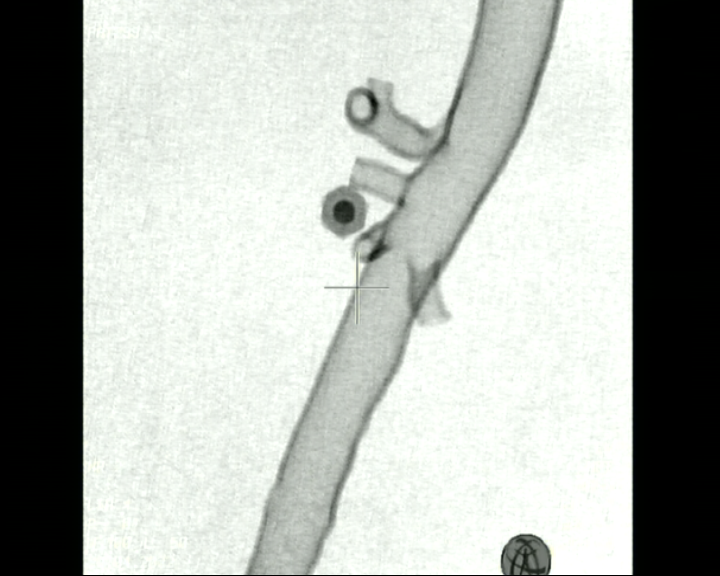
#> input picture data/raw/image_0001.png, 720 x 576 px
$ python -i watermarkremove.py   (imports and definitions only)
#> lines starting #> are read from the running program, lines starting #| are printed output that depends on the picture; after the words box and inside, x2 and y2 are one past the last pixel; in counts of white or black regions, pixels touching at a corner belong together
#> further down, picture is the input picture: shape (576, 720, 3); mean B, G, R 174, 179.2, 175
#!/usr/bin/env python3
import os

import cv2
import numpy as np


def xray_autocrop(image):
    gray = cv2.cvtColor(image, cv2.COLOR_BGR2GRAY)
    _, thresh = cv2.threshold(gray, 10, 255, cv2.THRESH_BINARY)
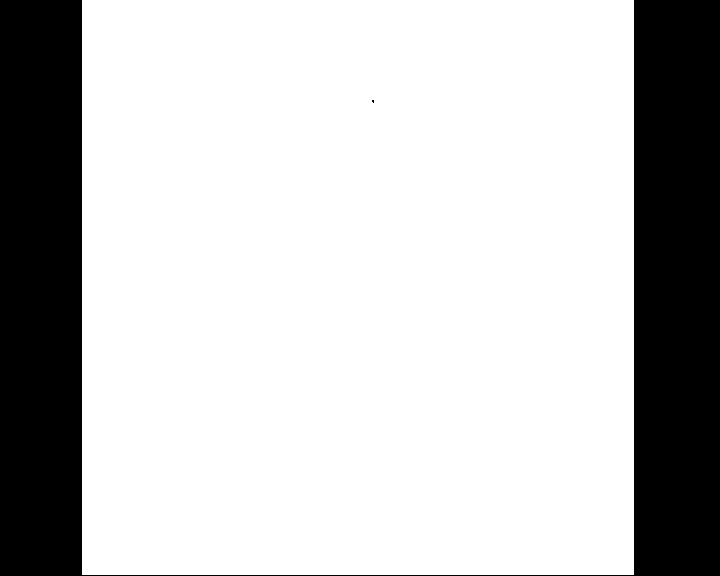
#> thresh: shape (576, 720); 76.5% white; 2 black regions (1 under 20 px), largest, box (x1, y1, x2, y2) and area: (0, 0, 720, 576) 97320
    contours, hierarchy = cv2.findContours(thresh, cv2.RETR_EXTERNAL, cv2.CHAIN_APPROX_SIMPLE)
#> contours = [[[82, 0], [82, 574], [633, 574], [633, 0]]]
    bboxes = [cv2.boundingRect(c) for c in contours]
#> bboxes = [(82, 0, 552, 575)]
    areas = [b[2] * b[3] for b in bboxes]
#> areas = [317400]
    bbox = bboxes[np.argmax(areas)]
#> bbox = (82, 0, 552, 575)
    x, y, w, h = bbox
#> x = 82; y = 0; w = 552; h = 575
    return gray[y:y + h, x:x + w]
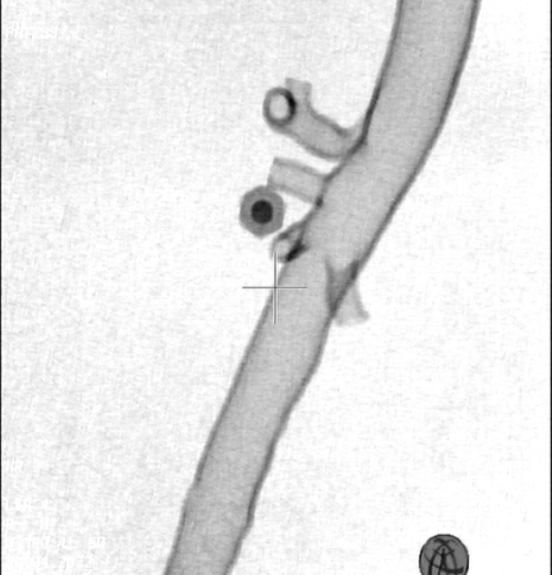
#> returned value: shape (575, 552); min 5, max 255, mean 231.6


def xray_remove_watermark(image_A, image_B):
    image_A = autocrop(image_A)
    image_B = autocrop(image_B)
    image_B_flip = cv2.flip(image_B, 1)
    h, w = image_B_flip.shape
    image_AB = np.zeros((h, w), np.uint8)
    image_AB[:, :w // 2] = image_A[:, :w // 2]
    image_AB[:, w // 2:] = image_B_flip[:, w // 2:]
    return image_AB


def main():
    previous = ''
    os.makedirs('no_watermark', exist_ok=True)
    for i, filename in enumerate(sorted(os.listdir('raw'))):
        if i % 2 == 0:
            previous = filename
            continue
        image_A = cv2.imread(os.path.join('raw', previous))
        image_B = cv2.imread(os.path.join('raw', filename))
        image_AB = remove_watermark(image_A, image_B)
        cv2.imwrite(f'no_watermark/image_{i // 2:04d}.png', image_AB)


# [2 lines not run here, left out]

>>> import cv2
>>> picture = cv2.imread('raw/image_0001.png')
>>> result = xray_autocrop(picture)

$ run again, on data/raw/image_0005.png
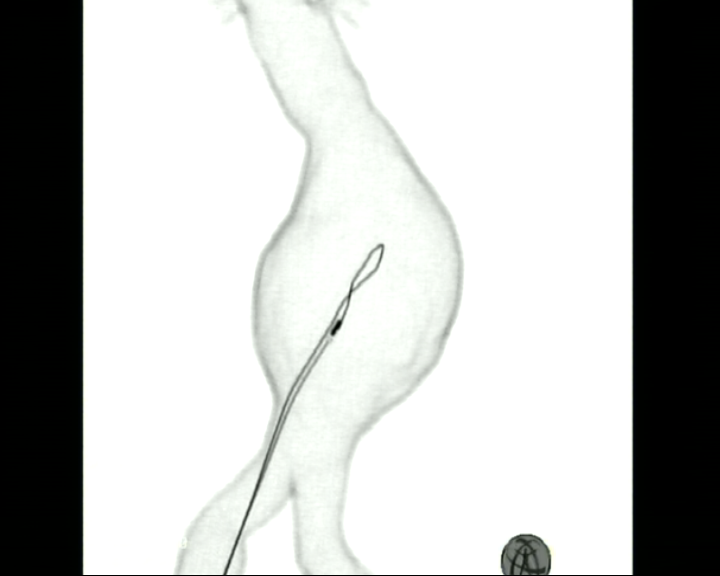
#> input picture data/raw/image_0005.png, 720 x 576 px
#> picture is the input picture: shape (576, 720, 3); mean B, G, R 189.5, 191.1, 189.8
#> in xray_autocrop, `_, thresh = cv2.threshold(gray, 10, 255, cv2.THRESH_BINARY)`:
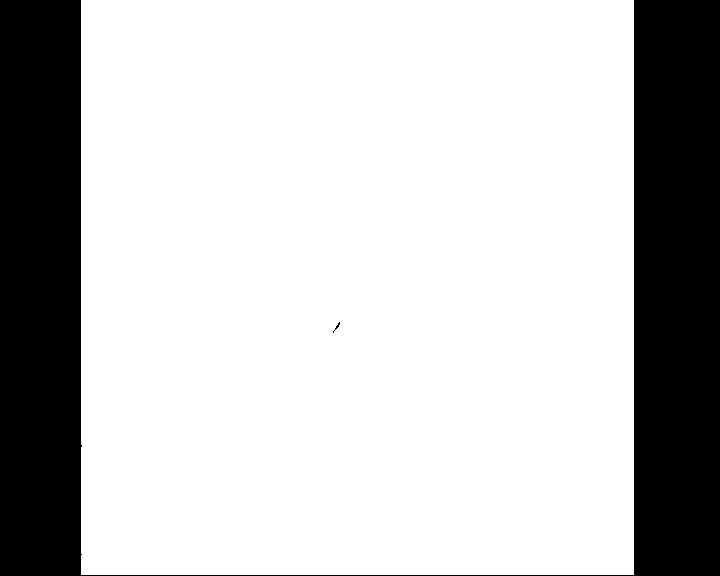
#> thresh: shape (576, 720); 76.7% white; 2 black regions (1 under 20 px)
#> contours = 1 contour; box (x1, y1, x2, y2) and area: (81, 0, 634, 575) 316845
#> bboxes = [(81, 0, 553, 575)]
#> areas = [317975]
#> bbox = (81, 0, 553, 575)
#> x = 81; y = 0; w = 553; h = 575
#> in xray_autocrop, `return gray[y:y + h, x:x + w]`:
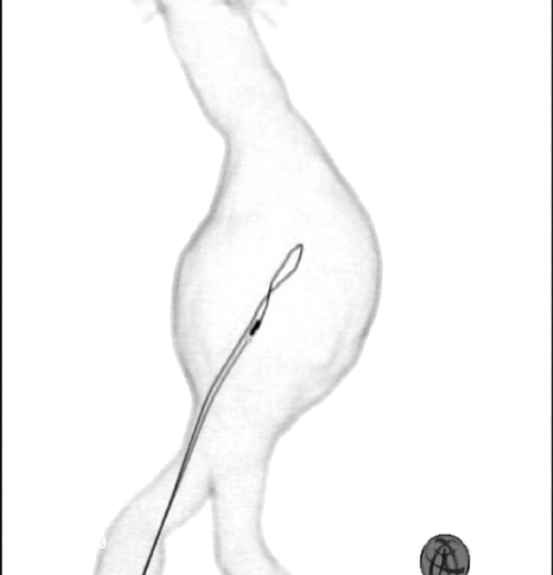
#> returned value: shape (575, 553); min 2, max 255, mean 248.3

$ run again, on data/raw/image_0006.png
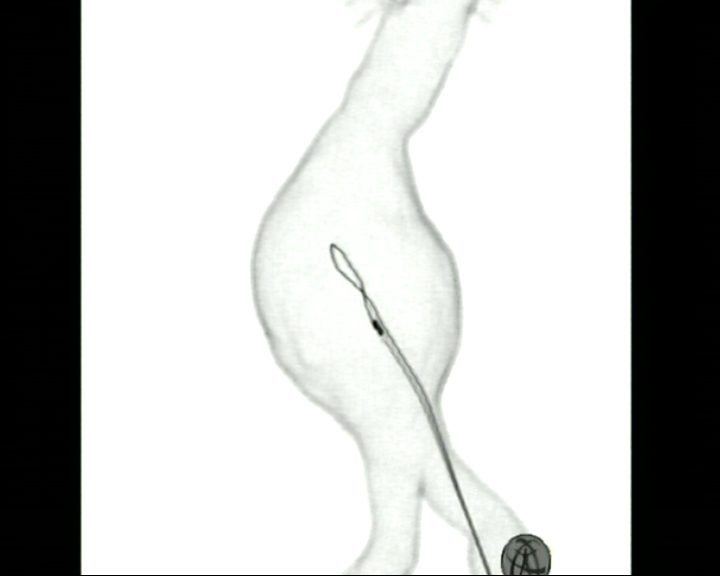
#> input picture data/raw/image_0006.png, 720 x 576 px
#> picture is the input picture: shape (576, 720, 3); mean B, G, R 189.8, 191.2, 190
#> in xray_autocrop, `_, thresh = cv2.threshold(gray, 10, 255, cv2.THRESH_BINARY)`:
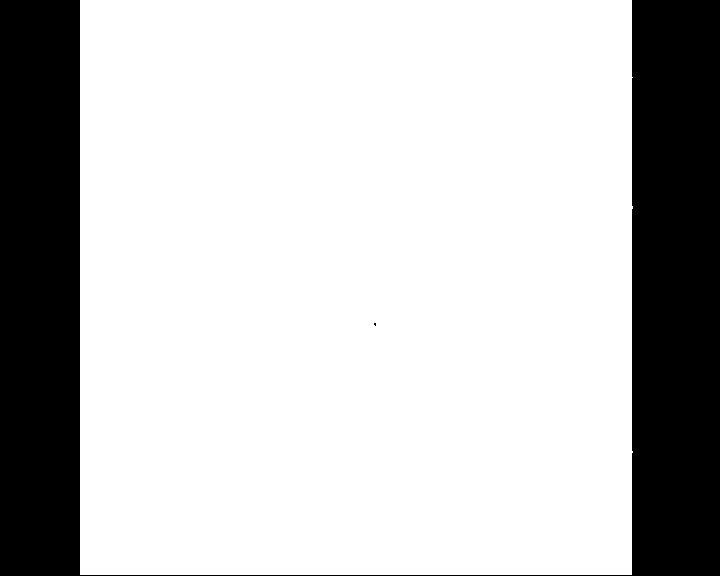
#> thresh: shape (576, 720); 76.5% white; 2 black regions (1 under 20 px)
#> contours = 1 contour; box (x1, y1, x2, y2) and area: (80, 0, 633, 575) 316280
#> bboxes = [(80, 0, 553, 575)]
#> areas = [317975]
#> bbox = (80, 0, 553, 575)
#> x = 80; y = 0; w = 553; h = 575
#> in xray_autocrop, `return gray[y:y + h, x:x + w]`:
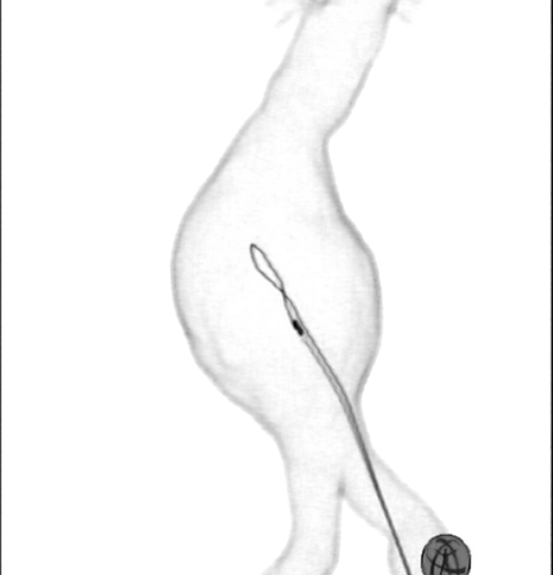
#> returned value: shape (575, 553); min 4, max 255, mean 248.6
